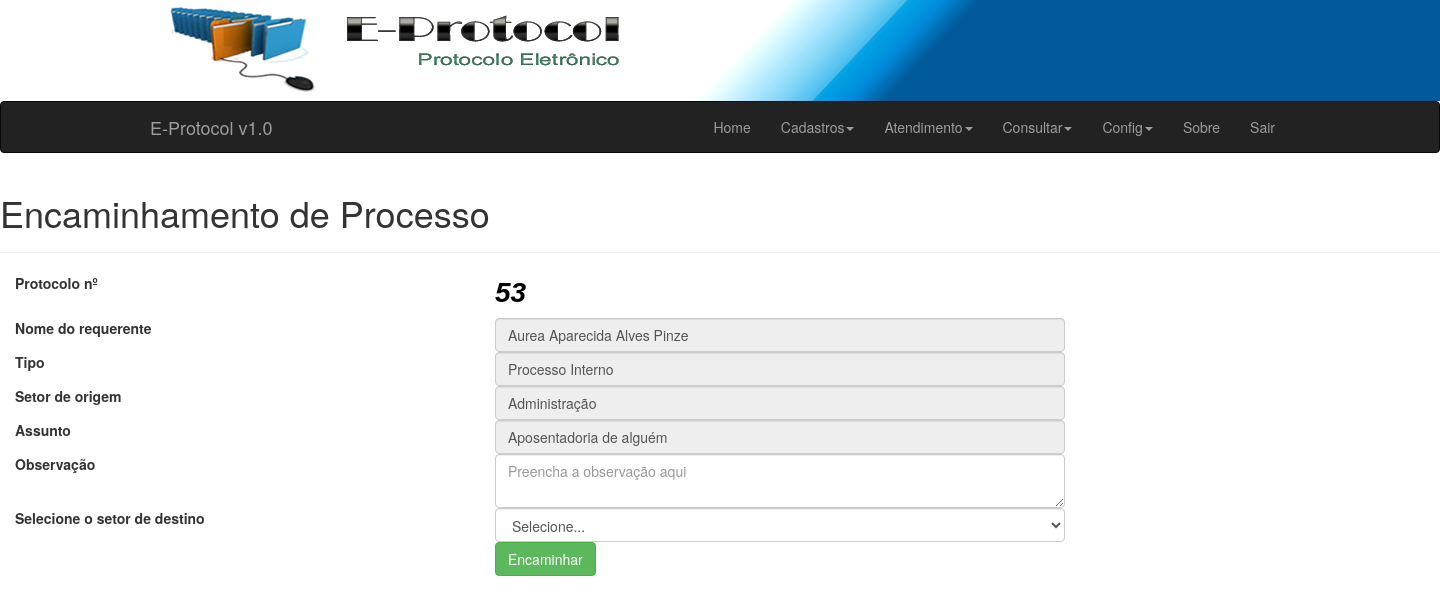
Page /frm/encaminhamento_proc.php (signed in) on the earlier database version.
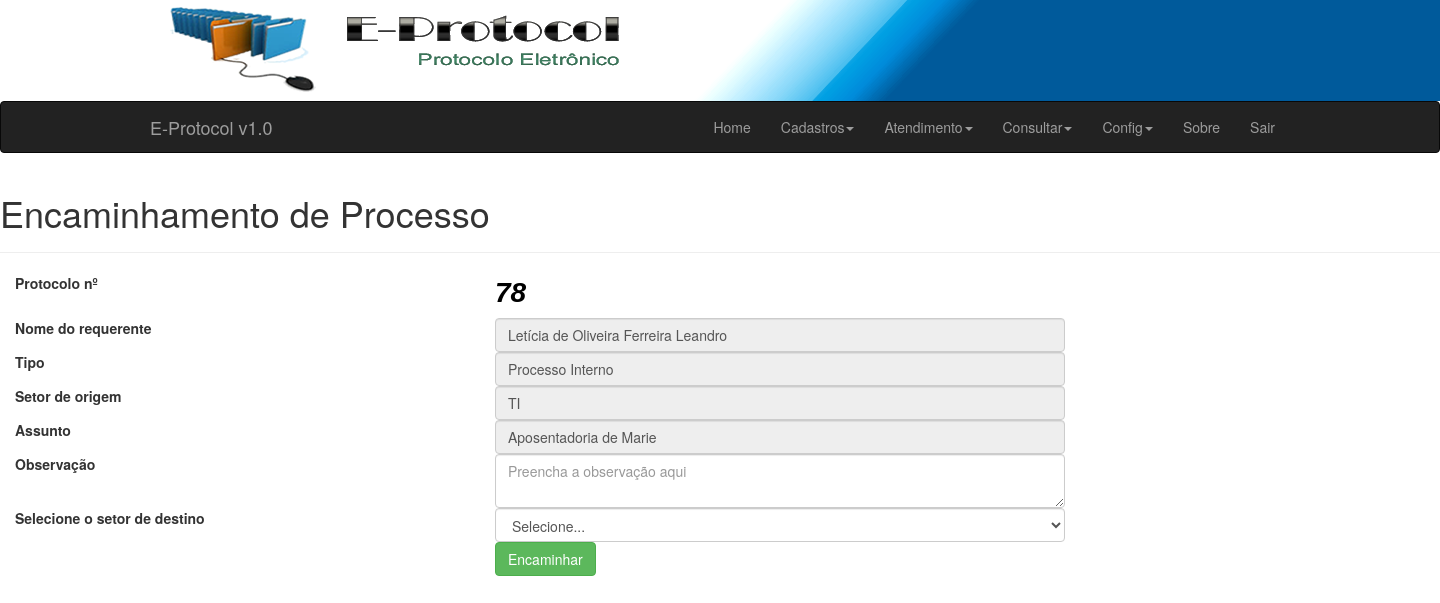
Same page on the later database version.
### tables this page shows
CREATE TABLE IF NOT EXISTS `proc` (
  `cod` int(11) NOT NULL AUTO_INCREMENT,
  `cod_req` int(11) NOT NULL,
  `user_id` int(11) NOT NULL,
  `tipo` varchar(2) DEFAULT NULL,
  `assunto` text,
  `descricao` varchar(50) DEFAULT NULL,
  `setor` int(11) DEFAULT NULL,
  `data` date DEFAULT NULL,
  `horas` time DEFAULT NULL,
  PRIMARY KEY (`cod`),
  KEY `cod_req` (`cod_req`)
);

CREATE TABLE IF NOT EXISTS `req` (
  `cod` int(10) unsigned NOT NULL AUTO_INCREMENT,
  `nome` varchar(60) NOT NULL,
  `tipo` char(1) NOT NULL,
  `cpf` varchar(14) NOT NULL,
  `sexo` char(1) NOT NULL,
  `tel` varchar(14) DEFAULT NULL,
  `cel` varchar(14) DEFAULT NULL,
  `rec` varchar(14) DEFAULT NULL,
  `email` varchar(30) DEFAULT NULL,
  PRIMARY KEY (`cod`),
  UNIQUE KEY `cpf` (`cpf`)
);

CREATE TABLE IF NOT EXISTS `setor` (
  `cod_setor` int(11) NOT NULL AUTO_INCREMENT,
  `setor` varchar(50) NOT NULL DEFAULT '0',
  `responsavel` varchar(50) DEFAULT NULL,
  PRIMARY KEY (`cod_setor`)
);

### frm/encaminhamento_proc.php (the view, shortened to what this page needs)
<?php
include "_navegacao.php";
require_once "../config/init.php";
$sqry = mysqli_query($link,"SELECT cod FROM proc ORDER BY cod DESC");
$lcod = mysqli_fetch_array($sqry);
$cod = $lcod["cod"];
$sql_query = mysqli_query($link,"SELECT s.cod_setor, s.setor AS desc_setor, p.setor FROM setor s, proc p WHERE s.cod_setor = p.setor AND p.cod = '".$cod."'");
$sql2_query = mysqli_query($link,"SELECT * FROM proc WHERE cod = '".$cod."'");
$sql3_query = mysqli_query($link,"SELECT r.cod, r.nome FROM req r , proc p WHERE r.cod = p.cod_req AND p.cod = '".$cod."'");
?>
<!DOCTYPE HTML>
 <html lang="pt-br">
<head>
    <link href="../lib/bootstrap/css/bootstrap.min.css" rel="stylesheet">
</head>
<body>
<div class="page-header">
  <h1>Encaminhamento de Processo</h1>
</div>
<form name="cadastro" id="cadastro" method="POST" action="../op/encaminhar_proc.php">
<?php $linha = mysqli_fetch_array($sql2_query)?>
<fieldset>
<div class="form-group">
<label class="col-md-4 control-label" for="txtCod">Protocolo nº</label>
  <label class="col-md-5 control-label" /><span style="font-family: Arial; font-size: 28px; font-style:italic; color:#000000;"><?php echo $linha["cod"] ?></span></label>
  </div>
<?php $rlinha = mysqli_fetch_array($sql3_query) ?>
<div class="form-group">
<label class="col-md-4 control-label" for="txtRequerente">Nome do requerente</label>
  <div class="col-md-5">
     <input type="text" name="txtRequerente" id="txtRequerente" value="<?php echo $rlinha["nome"] ?>" class="form-control input-md" required="" disabled="">
    </div>
</div>
<div class="form-group">
  <label class="col-md-4 control-label" for="txtTipo">Tipo</label>
  <div class="col-md-5">
     <?php
     if ($linha["tipo"]=='PI') $ptipo = "Processo Interno";
     ?>
     <input type="text" name="txtTipo" id="txtTipo" value="<?php echo $ptipo ?>" class="form-control input-md" required="" disabled="">
  </div>
</div>
<div class="form-group">
<?php
  $array = mysqli_fetch_array($sql_query);
  $desc_setor = $array["desc_setor"];
?>
 <label class="col-md-4 control-label" for="txtSetor">Setor de origem</label>
  <div class="col-md-5">
     <input type="text" name="txtSetor" id="txtSetor" value="<?php echo $desc_setor ?>" class="form-control input-md" required="" disabled="">
    </div>
</div>
<div class="form-group">
  <label class="col-md-4 control-label" for="txtAssunto">Assunto</label>
  <div class="col-md-5">
  <input type="text" name="txtAssunto" id="txtAssunto" value="<?php echo $linha["assunto"] ?>" placeholder="Digite o assunto" class="form-control input-md" required="" disabled="">
  </div>
</div>
<div class="form-group">
  <label class="col-md-4 control-label" for="txtDescricao">Observação</label>
  <div class="col-md-5">
  <textarea name="txtObservacao" id="txtObservacao" placeholder="Preencha a observação aqui" class="form-control input-md" required=""></textarea>
  </div>
</div>
<div class="form-group" >
  <label class="col-md-4 control-label" for="txtDescricao">Selecione o setor de destino</label>
  <div class="col-md-5">
    <select name="txtStdst" id="txtStdst" class="form-control">
      <option value="">Selecione...</option>
      </select>
      </div>
</div>
<div class="form-group">
  <label class="col-md-4 control-label" for="btnEnviar"></label>
  <div class="col-md-8">
    <button type="submit" id="btnEnviar" name="btnEnviar" class="btn btn-success">Encaminhar</button>
    </div>
</div>
</fieldset>
</form>
</body>
</html>

Differences in the rows shown:
removed proc: cod "53", txtTipo "Processo Interno", txtAssunto "Aposentadoria de alguém"
no longer on this page (row edited): req: txtRequerente "Aurea Aparecida Alves Pinze"
no longer on this page (row unchanged): setor: txtSetor "Administração"
added proc: cod "78", txtTipo "Processo Interno", txtAssunto "Aposentadoria de Marie"
now on this page (row edited): req: txtRequerente "Letícia de Oliveira Ferreira Leandro"
added setor: txtSetor "TI"
